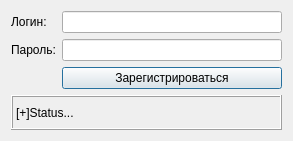
<?xml version="1.0" encoding="UTF-8"?>
<ui version="4.0">
 <class>Registration</class>
 <widget class="QDialog" name="Registration">
  <property name="geometry">
   <rect>
    <x>0</x>
    <y>0</y>
    <width>293</width>
    <height>141</height>
   </rect>
  </property>
  <property name="windowTitle">
   <string>Dialog</string>
  </property>
  <layout class="QGridLayout" name="gridLayout">
   <item row="0" column="0">
    <layout class="QVBoxLayout" name="verticalLayout">
     <item>
      <widget class="QLabel" name="label">
       <property name="text">
        <string>Логин:</string>
       </property>
      </widget>
     </item>
     <item>
      <widget class="QLabel" name="label_2">
       <property name="text">
        <string>Пароль:</string>
       </property>
      </widget>
     </item>
    </layout>
   </item>
   <item row="0" column="1">
    <layout class="QVBoxLayout" name="verticalLayout_2">
     <item>
      <widget class="QLineEdit" name="txtUser"/>
     </item>
     <item>
      <widget class="QLineEdit" name="txtPass">
       <property name="echoMode">
        <enum>QLineEdit::Password</enum>
       </property>
      </widget>
     </item>
    </layout>
   </item>
   <item row="1" column="1">
    <widget class="QPushButton" name="pushButton">
     <property name="text">
      <string>Зарегистрироваться</string>
     </property>
    </widget>
   </item>
   <item row="2" column="0" colspan="2">
    <widget class="QLabel" name="lblResult">
     <property name="frameShape">
      <enum>QFrame::Box</enum>
     </property>
     <property name="frameShadow">
      <enum>QFrame::Raised</enum>
     </property>
     <property name="text">
      <string>[+]Status...</string>
     </property>
    </widget>
   </item>
  </layout>
 </widget>
 <resources/>
 <connections/>
</ui>
